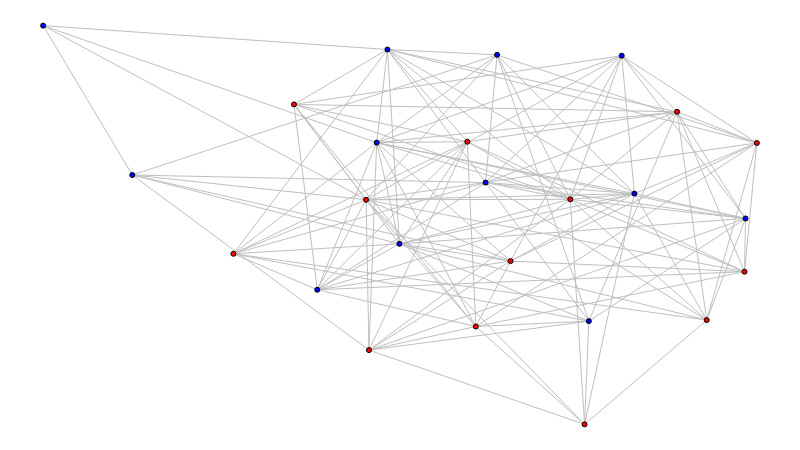

Here is the notebook cell this chart was saved with:
### Code cell
def set_types(g, num_closers=0):
    nodes = list(g.nodes)
    shuffle(nodes)

    for n in nodes[num_closers:]:
        g.nodes[n]['type'] = OPENER

    for n in nodes[:num_closers]:
        g.nodes[n]['type'] = CLOSER

    for n in g.nodes:
        if g.nodes[n]['type'] == OPENER:
            g.nodes[n]['color'] = OPENER_COLOR
        else:
            g.nodes[n]['color'] = CLOSER_COLOR


set_types(g, int(NUM_NODES / 2))

sn.show_graph(g)

### Figure 1 — Plotly figure (JSON) as saved in the notebook; plotly's stock layout.template omitted (floating-point values rounded to 4 significant figures; data arrays with more than 128 entries replaced by an {"elided": "..."} marker saying what was removed)
{"data": [{"hoverinfo": "none", "line": {"color": "rgb(191, 191, 191)", "width": 1}, "mode": "lines", "type": "scatter", "uid": "f1f91436-f82a-11e8-bbb6-5cc9d39cfa3c", "x": {"elided": "399 float values"}, "y": {"elided": "399 float values"}}, {"hoverinfo": "none", "marker": {"color": "rgb(255, 0, 0)", "line": {"color": "rgb(0, 0, 0)", "width": 1}, "size": 5}, "mode": "markers+text", "text": [], "textfont": {"color": "rgb(255, 255, 255)"}, "textposition": "middle center", "type": "scatter", "uid": "f1f91437-f82a-11e8-9d4b-5cc9d39cfa3c", "x": [0.8882, 0.2666, 0.4565, 0.9827, 0.5943, 0.6549, 0.4525, 0.7586, 0.9297, 0.7386, 0.3514, 0.6062, 1], "y": [0.7839, 0.4279, 0.1863, 0.3829, 0.7089, 0.4095, 0.5633, 0, 0.2616, 0.5645, 0.8024, 0.2455, 0.7057]}, {"hoverinfo": "none", "marker": {"color": "rgb(0, 0, 255)", "line": {"color": "rgb(0, 0, 0)", "width": 1}, "size": 5}, "mode": "markers+text", "text": [], "textfont": {"color": "rgb(255, 255, 255)"}, "textposition": "middle center", "type": "scatter", "uid": "f1f91438-f82a-11e8-b515-5cc9d39cfa3c", "x": [0.4673, 0.6199, 0.4992, 0.9841, 0.7646, 0.4824, 0.636, 0.1249, 0, 0.8107, 0.8284, 0.3841], "y": [0.7066, 0.6064, 0.4527, 0.5164, 0.2589, 0.9401, 0.9268, 0.6255, 1, 0.9247, 0.5787, 0.3376]}], "layout": {"height": 450, "margin": {"b": 0, "l": 0, "r": 0, "t": 0}, "showlegend": false, "width": 800, "xaxis": {"showgrid": false, "showticklabels": false, "zeroline": false}, "yaxis": {"showgrid": false, "showticklabels": false, "zeroline": false}}}
